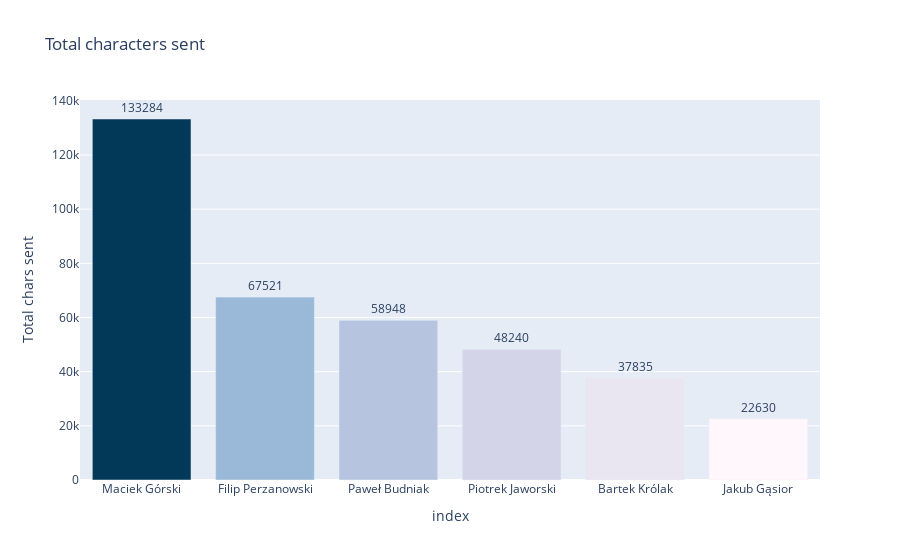

Notebook cell for this chart:
### Code cell
col = 'Total chars sent'
df2 = msg_stats.sort_values(by = col, ascending = False)
f = px.bar(df2, y = col, x = df2.index, labels = {'x': 'Sender'}, color = col, text = col,
           title = 'Total characters sent', color_continuous_scale = px.colors.sequential.PuBu)
f.update_traces(textposition = 'outside')
f.update(layout_coloraxis_showscale=False)
f

### Figure 1 — Plotly figure (JSON) as saved in the notebook; plotly's stock layout.template omitted (floating-point values rounded to 4 significant figures)
{"data": [{"alignmentgroup": "True", "hovertemplate": "index=%{x}<br>Total chars sent=%{marker.color}<extra></extra>", "legendgroup": "", "marker": {"color": [133284, 67521, 58948, 48240, 37835, 22630], "coloraxis": "coloraxis"}, "name": "", "offsetgroup": "", "orientation": "v", "showlegend": false, "text": [133284, 67521, 58948, 48240, 37835, 22630], "textposition": "outside", "type": "bar", "x": ["Maciek Górski", "Filip Perzanowski", "Paweł Budniak", "Piotrek Jaworski", "Bartek Królak", "Jakub Gąsior"], "xaxis": "x", "y": [133284, 67521, 58948, 48240, 37835, 22630], "yaxis": "y"}], "layout": {"barmode": "relative", "coloraxis": {"colorbar": {"title": {"text": "Total chars sent"}}, "colorscale": [[0, "rgb(255,247,251)"], [0.125, "rgb(236,231,242)"], [0.25, "rgb(208,209,230)"], [0.375, "rgb(166,189,219)"], [0.5, "rgb(116,169,207)"], [0.625, "rgb(54,144,192)"], [0.75, "rgb(5,112,176)"], [0.875, "rgb(4,90,141)"], [1, "rgb(2,56,88)"]], "showscale": false}, "legend": {"tracegroupgap": 0}, "title": {"text": "Total characters sent"}, "xaxis": {"anchor": "y", "domain": [0, 1], "title": {"text": "index"}}, "yaxis": {"anchor": "x", "domain": [0, 1], "title": {"text": "Total chars sent"}}}}
